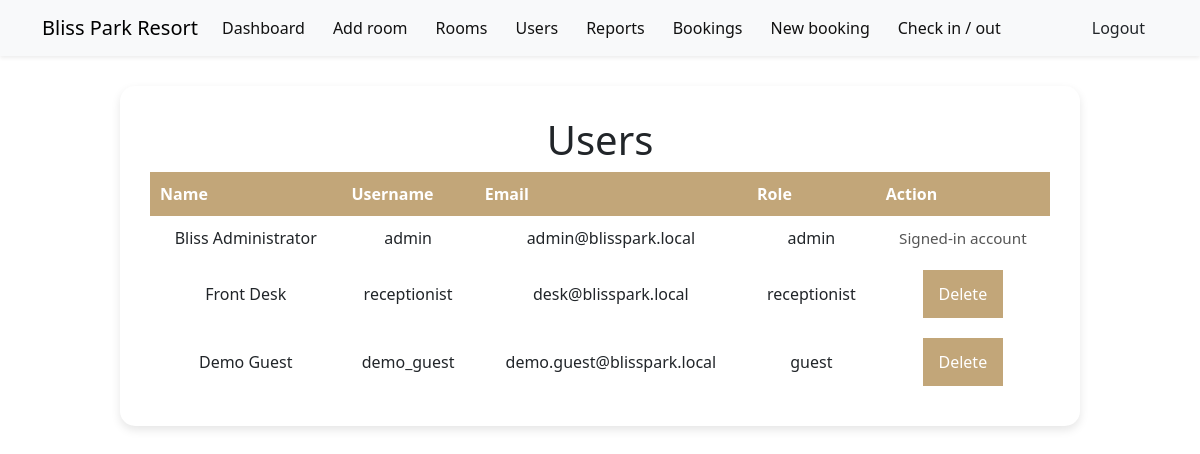
The page /manage_users.php (signed in) on the database its author committed.
### tables this page shows
CREATE TABLE IF NOT EXISTS users (
    user_id INT UNSIGNED NOT NULL AUTO_INCREMENT,
    full_name VARCHAR(80) NOT NULL,
    username VARCHAR(30) NOT NULL,
    email VARCHAR(100) NOT NULL,
    phone VARCHAR(20) NOT NULL,
    password VARCHAR(255) NOT NULL,
    role ENUM('admin', 'receptionist', 'guest') NOT NULL DEFAULT 'guest',
    created_at TIMESTAMP NOT NULL DEFAULT CURRENT_TIMESTAMP,
    PRIMARY KEY (user_id),
    UNIQUE KEY uq_users_username (username),
    UNIQUE KEY uq_users_email (email)
);

### includes/security.php (called while the page is built, shortened)
<?php
function h(?string $value): string
{
    return htmlspecialchars($value ?? '', ENT_QUOTES | ENT_SUBSTITUTE, 'UTF-8');
}
function current_user_id(): int
{
    return (int) ($_SESSION['user_id'] ?? 0);
}
function db(): mysqli
{
    static $conn = null;
    $host = getenv('BLISS_DB_HOST') ?: '';
    $user = getenv('BLISS_DB_USER') ?: '';
    $pass = getenv('BLISS_DB_PASS');
    $name = getenv('BLISS_DB_NAME') ?: '';
    $port = (int) (getenv('BLISS_DB_PORT') ?: 3306);
    try {
        $conn = new mysqli($host, $user, $pass, $name, $port);
        $conn->set_charset('utf8mb4');
        $conn->query("SET time_zone = '+03:00'");
        $conn->query(
            "SET SESSION sql_mode = 'STRICT_TRANS_TABLES,ERROR_FOR_DIVISION_BY_ZERO,NO_ENGINE_SUBSTITUTION'"
        );
    } catch (mysqli_sql_exception $e) {
        audit('db_connect_failed', ['error' => $e->getMessage()]);
        fail(500, 'The service is temporarily unavailable. Please try again later.');
    }
    return $conn;
}

### manage_users.php (the view, shortened to what this page needs)
<?php
require_once __DIR__ . '/includes/security.php';
require_once __DIR__ . '/includes/layout.php';
$stmt = db()->prepare(
    'SELECT user_id, full_name, username, email, role FROM users ORDER BY user_id'
);
$stmt->execute();
$users = $stmt->get_result()->fetch_all(MYSQLI_ASSOC);
require __DIR__ . '/includes/admin_nav.php';
?>
<main class="panel">
    <h1>Users</h1>
    <table>
        <tr>
            <th>Name</th>
            <th>Username</th>
            <th>Email</th>
            <th>Role</th>
            <th>Action</th>
        </tr>
        <?php foreach ($users as $user): ?>
            <tr>
                <td><?php echo h((string) $user['full_name']); ?></td>
                <td><?php echo h((string) $user['username']); ?></td>
                <td><?php echo h((string) $user['email']); ?></td>
                <td><?php echo h((string) $user['role']); ?></td>
                <td>
                    <?php if ((int) $user['user_id'] === current_user_id()): ?>
                        <span class="muted">Signed-in account</span>
                    <?php else: ?>
                        <form method="post" action="delete_users.php" class="inline">
                            <button type="submit">Delete</button>
                        </form>
                    <?php endif; ?>
                </td>
            </tr>
        <?php endforeach; ?>
    </table>
</main>

### CSS/app.css (style rules this page uses)
:root { --primary-color: #2c3e50; --secondary-color: #c2a679; --background-color: #f8f8f8; }
body { font-family: "Montserrat", sans-serif; background: var(--background-color); margin: 0; color: var(--primary-color); }
.panel { width: 90%; max-width: 960px; margin: 30px auto; background: #fff; padding: 30px; border-radius: 15px; box-shadow: 0 4px 10px rgba(0, 0, 0, 0.1); }
.panel h1, .panel h2 { text-align: center; }
button, .btn-logout { padding: 12px 16px; background: var(--secondary-color); color: #fff; border: none; border-radius: 8px; cursor: pointer; text-decoration: none; }
table { width: 100%; border-collapse: collapse; }
th, td { padding: 10px; border: 1px solid var(--secondary-color); text-align: center; }
th { background: var(--secondary-color); color: #fff; }
.inline { display: inline; }
.muted { color: #555; font-size: 0.95em; }

### rows shown on the page
users: full_name "Bliss Administrator", username "admin", email "admin@blisspark.local", role "admin", shows "Signed-in account"
users: full_name "Front Desk", username "receptionist", email "desk@blisspark.local", role "receptionist"
users: full_name "Demo Guest", username "demo_guest", email "demo.guest@blisspark.local", role "guest"
